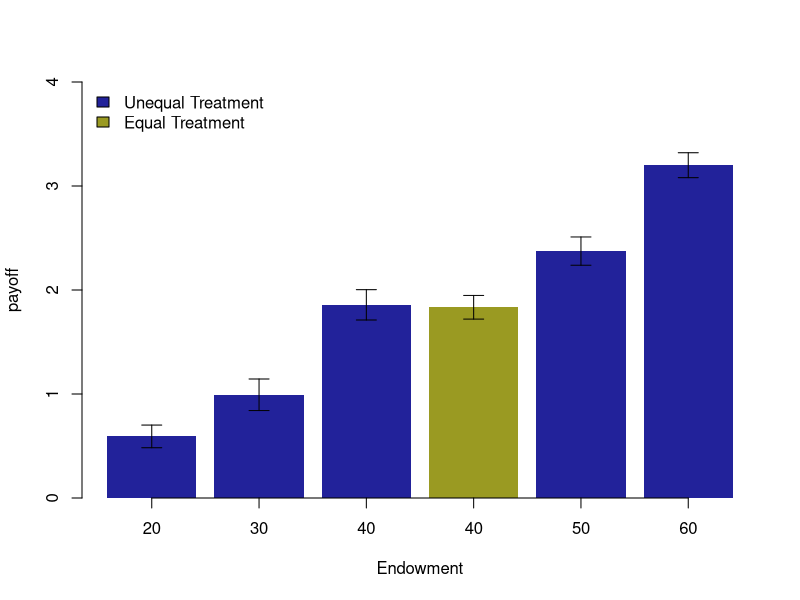
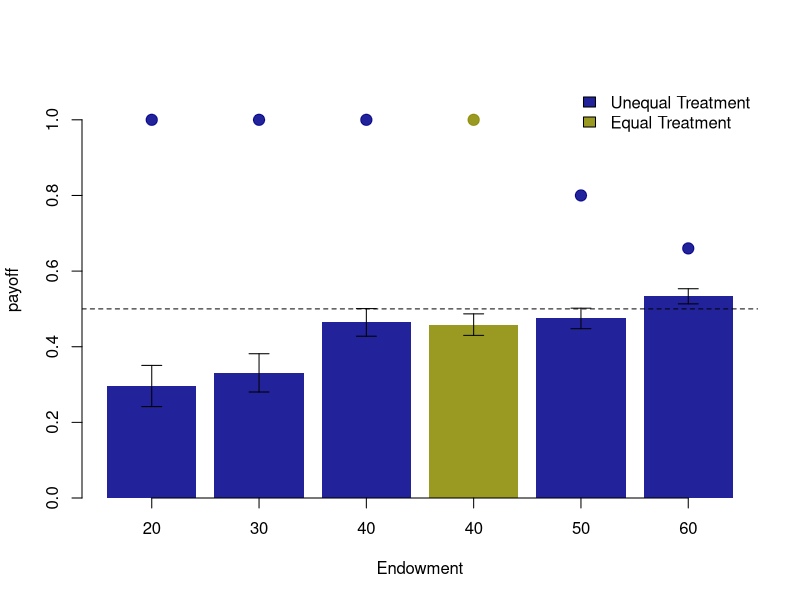

These charts were generated, in order, by the following R code:
library(psych)

# colors bold
color1 = '#00008BDD'
color2 = '#8B8B00DD'

# colors transparent
color3 = '#00008B66'
color4 = '#8B8B0066'

cat("\014")

###################
### Average payoff
###################

data_users <- read.table("../data/users.csv", header=TRUE, sep=",")

### payoffs per round
data_users$payoff <- (data_users$payoff)/10

### payoff per endowment
payoff_20 <- (data_users$payoff[data_users$endowment==20])
describe(payoff_20)

payoff_30 <- (data_users$payoff[data_users$endowment==30])
describe(payoff_30)

payoff_40_equal <- (data_users$payoff[data_users$endowment==40 & data_users$unequal==0])
describe(payoff_40_equal)

payoff_40_unequal <- (data_users$payoff[data_users$endowment==40 & data_users$unequal==1])
describe(payoff_40_unequal)

payoff_50 <- (data_users$payoff[data_users$endowment==50 & data_users$minor==0])
describe(payoff_50)

payoff_60 <- (data_users$payoff[data_users$endowment==60 & data_users$minor==0])
describe(payoff_60)

### payoffs stats
stats_payoff <- aggregate((data_users$payoff), 
                    by = list(endowment = data_users$endowment, unequal=data_users$unequal),
                    FUN = function(x) c(mean = mean(x), sd = sd(x),n = length(x)))

stats_payoff <- do.call(data.frame, stats_payoff)
stats_payoff$se <- stats_payoff$x.sd / sqrt(stats_payoff$x.n)
colnames(stats_payoff) <- c("endowment", "unequal", "mean", "sd", "n", "se")
stats_payoff$names <- c(paste(stats_payoff$endowment))

### Sort payoffs
stats_payoff <- rbind(stats_payoff[2,], stats_payoff[3,],stats_payoff[4,],stats_payoff[1,],stats_payoff[5,],stats_payoff[6,])

### Plot payoffs
error.bar <- function(x, y, upper, lower=upper, length=0.1,...){
  if(length(x) != length(y) | length(y) !=length(lower) | length(lower) != length(upper))
    stop("vectors must be same length")
  arrows(x,y+upper, x, y-lower, angle=90, code=3, length=length, ...)
}

pdf("img/payoffs.pdf")
barx <- barplot(stats_payoff$mean, names.arg=stats_payoff$names,ylim=c(0,4), col=c(color1, color1,color1,color2,color1,color1),border=NA, axis.lty=1, xlab="Endowment", ylab="payoff")
error.bar(barx,stats_payoff$mean, 1.96*stats_payoff$sd/10)
legend("topleft", legend = c("Unequal Treatment", "Equal Treatment"), fill = c(color1, color2), bty = "n")
dev.off()

# t-test between payoffs with different endowments
# t.test(payoff_XX, payoff_YY)

cat("\014")

##############################
### Average payoff Norm
##############################
data_users <- read.table("../data/users.csv", header=TRUE, sep=",")

data_users$payoff_norm <- (data_users$payoff_norm)

### payoffs per endowment
payoff_20 <- (data_users$payoff_norm[data_users$endowment==20])
describe(payoff_20)
payoff_30 <- (data_users$payoff_norm[data_users$endowment==30])
describe(payoff_30)
payoff_40_equal <- (data_users$payoff_norm[data_users$endowment==40 & data_users$unequal==0])
describe(payoff_40_equal)
payoff_40_unequal <- (data_users$payoff_norm[data_users$endowment==40 & data_users$unequal==1])
describe(payoff_40_unequal)
payoff_50 <- (data_users$payoff_norm[data_users$endowment==50 & data_users$minor==0])
describe(payoff_50)
payoff_60 <- (data_users$payoff_norm[data_users$endowment==60 & data_users$minor==0])
describe(payoff_60)

### payoffs stats
stats_payoff <- aggregate((data_users$payoff_norm), 
                                by = list(endowment = data_users$endowment, unequal=data_users$unequal),
                                FUN = function(x) c(mean = mean(x), sd = sd(x),n = length(x)))

stats_payoff <- do.call(data.frame, stats_payoff)
stats_payoff$se <- stats_payoff$x.sd / sqrt(stats_payoff$x.n)
colnames(stats_payoff) <- c("endowment", "unequal", "mean", "sd", "n", "se")
stats_payoff$names <- c(paste(stats_payoff$endowment))

### Sort payoffs
stats_payoff <- rbind(stats_payoff[2,], stats_payoff[3,],stats_payoff[4,],stats_payoff[1,],stats_payoff[5,],stats_payoff[6,])

### Plot payoffs
error.bar <- function(x, y, upper, lower=upper, length=0.1,...){
  if(length(x) != length(y) | length(y) !=length(lower) | length(lower) != length(upper))
    stop("vectors must be same length")
  arrows(x,y+upper, x, y-lower, angle=90, code=3, length=length, ...)
}

pdf("img/payoffs_norm.pdf")
barx <- barplot(stats_payoff$mean, names.arg=stats_payoff$names,ylim=c(0,1.1), col=c(color1, color1,color1,color2,color1,color1), border=NA, axis.lty=1, xlab="Endowment", ylab="payoff")
error.bar(barx,stats_payoff$mean, 1.96*stats_payoff$sd/10)
points(barx, c(1,1,1,1,0.8,0.66), col=c(color1, color1,color1,color2,color1,color1), bg=c(color1, color1,color1,color2,color1,color1), pch = 21, cex=1.5)
abline(h = 0.5, col="black", lwd=1, lty=2)
legend("topright", legend = c("Unequal Treatment", "Equal Treatment"), fill = c(color1, color2), bty = "n")

dev.off()

